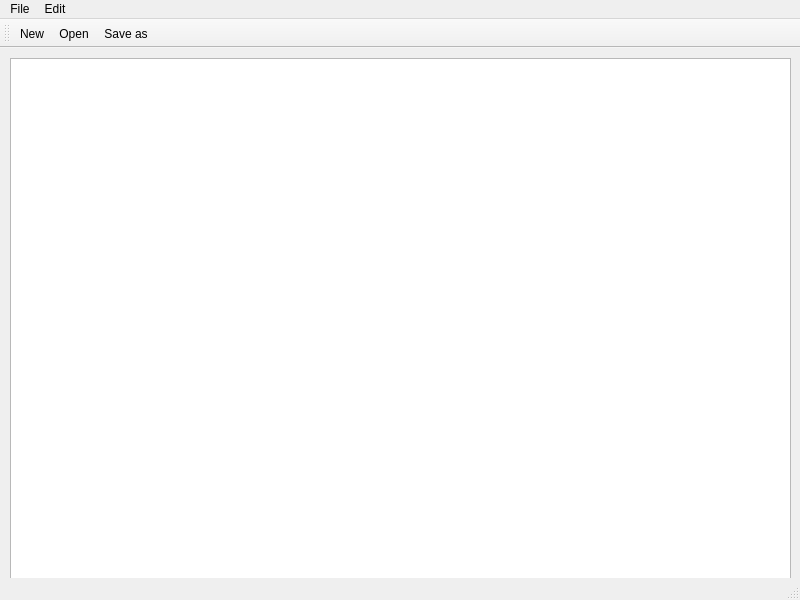
<?xml version="1.0" encoding="UTF-8"?>
<ui version="4.0">
 <class>MainWindow</class>
 <widget class="QMainWindow" name="MainWindow">
  <property name="geometry">
   <rect>
    <x>0</x>
    <y>0</y>
    <width>800</width>
    <height>600</height>
   </rect>
  </property>
  <property name="windowTitle">
   <string>MainWindow</string>
  </property>
  <widget class="QWidget" name="centralwidget">
   <widget class="QWidget" name="verticalLayoutWidget">
    <property name="geometry">
     <rect>
      <x>10</x>
      <y>10</y>
      <width>781</width>
      <height>541</height>
     </rect>
    </property>
    <layout class="QVBoxLayout" name="verticalLayout">
     <item>
      <widget class="QTextEdit" name="textEdit"/>
     </item>
    </layout>
   </widget>
  </widget>
  <widget class="QStatusBar" name="statusbar"/>
  <widget class="QMenuBar" name="menubar">
   <property name="geometry">
    <rect>
     <x>0</x>
     <y>0</y>
     <width>800</width>
     <height>22</height>
    </rect>
   </property>
   <widget class="QMenu" name="menuFile">
    <property name="title">
     <string>File</string>
    </property>
    <addaction name="actionNew"/>
    <addaction name="actionOpen"/>
    <addaction name="actionType_Here"/>
    <addaction name="actionPrint"/>
    <addaction name="actionExit_2"/>
    <addaction name="actionSave_as"/>
   </widget>
   <widget class="QMenu" name="menuEdit">
    <property name="title">
     <string>Edit</string>
    </property>
    <addaction name="actionCopy"/>
    <addaction name="actionPaste"/>
    <addaction name="actionCut"/>
    <addaction name="actionUndo"/>
    <addaction name="actionRedo"/>
   </widget>
   <addaction name="menuFile"/>
   <addaction name="menuEdit"/>
  </widget>
  <widget class="QToolBar" name="toolBar">
   <property name="windowTitle">
    <string>toolBar</string>
   </property>
   <attribute name="toolBarArea">
    <enum>TopToolBarArea</enum>
   </attribute>
   <attribute name="toolBarBreak">
    <bool>false</bool>
   </attribute>
   <addaction name="actionNew"/>
   <addaction name="actionOpen"/>
   <addaction name="actionSave_as"/>
  </widget>
  <action name="actionNew">
   <property name="icon">
    <iconset resource="Resources.qrc">
     <normaloff>:/imgs/New.bmp</normaloff>:/imgs/New.bmp</iconset>
   </property>
   <property name="text">
    <string>New</string>
   </property>
  </action>
  <action name="actionType_Here">
   <property name="text">
    <string>Type Here</string>
   </property>
  </action>
  <action name="actionExit">
   <property name="text">
    <string>Exit</string>
   </property>
  </action>
  <action name="actionPrint">
   <property name="text">
    <string>Print</string>
   </property>
  </action>
  <action name="actionExit_2">
   <property name="text">
    <string>Exit</string>
   </property>
  </action>
  <action name="actionCopy">
   <property name="text">
    <string>Copy</string>
   </property>
  </action>
  <action name="actionPaste">
   <property name="text">
    <string>Paste</string>
   </property>
  </action>
  <action name="actionCut">
   <property name="text">
    <string>Cut</string>
   </property>
  </action>
  <action name="actionUndo">
   <property name="text">
    <string>Undo</string>
   </property>
  </action>
  <action name="actionRedo">
   <property name="text">
    <string>Redo</string>
   </property>
  </action>
  <action name="actionExit_3">
   <property name="text">
    <string>Exit</string>
   </property>
  </action>
  <action name="actionOpen">
   <property name="icon">
    <iconset resource="Resources.qrc">
     <normaloff>:/imgs/Open.bmp</normaloff>:/imgs/Open.bmp</iconset>
   </property>
   <property name="text">
    <string>Open</string>
   </property>
  </action>
  <action name="actionSave_as">
   <property name="icon">
    <iconset resource="Resources.qrc">
     <normaloff>:/imgs/Save.bmp</normaloff>:/imgs/Save.bmp</iconset>
   </property>
   <property name="text">
    <string>Save as</string>
   </property>
  </action>
 </widget>
 <resources>
  <include location="Resources.qrc"/>
 </resources>
 <connections/>
</ui>
